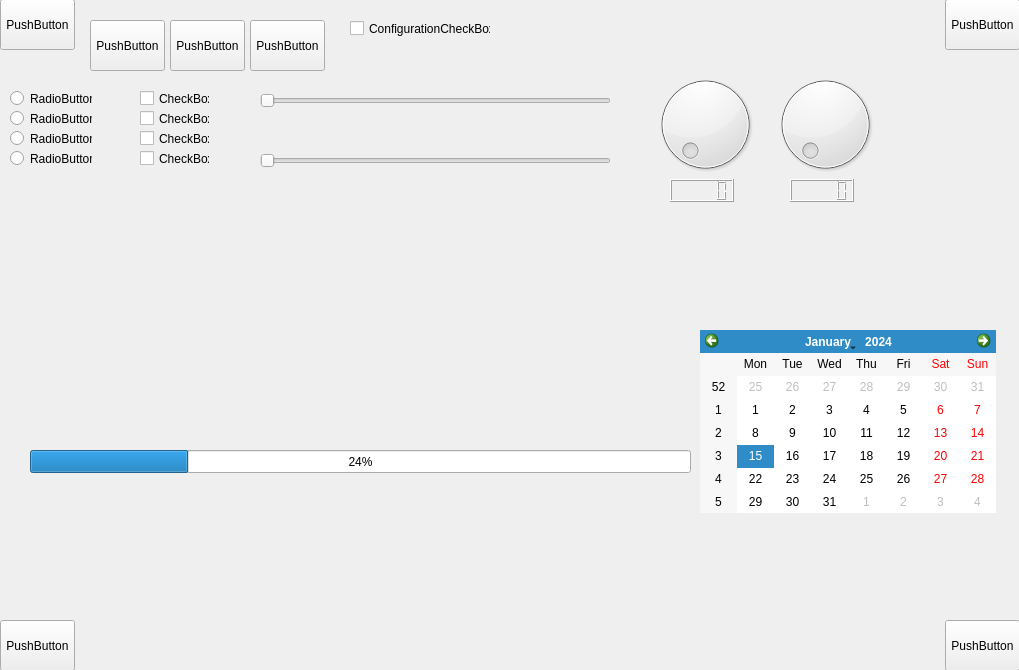
<?xml version="1.0" encoding="UTF-8"?>
<ui version="4.0">
 <class>Form</class>
 <widget class="QWidget" name="Form">
  <property name="geometry">
   <rect>
    <x>0</x>
    <y>0</y>
    <width>1019</width>
    <height>670</height>
   </rect>
  </property>
  <property name="windowTitle">
   <string>Form</string>
  </property>
  <property name="styleSheet">
   <string notr="true"/>
  </property>
  <widget class="QPushButton" name="pushButton">
   <property name="geometry">
    <rect>
     <x>0</x>
     <y>-1</y>
     <width>75</width>
     <height>51</height>
    </rect>
   </property>
   <property name="text">
    <string>PushButton</string>
   </property>
  </widget>
  <widget class="QPushButton" name="pushButton_2">
   <property name="geometry">
    <rect>
     <x>90</x>
     <y>20</y>
     <width>75</width>
     <height>51</height>
    </rect>
   </property>
   <property name="text">
    <string>PushButton</string>
   </property>
  </widget>
  <widget class="QPushButton" name="pushButton_3">
   <property name="geometry">
    <rect>
     <x>170</x>
     <y>20</y>
     <width>75</width>
     <height>51</height>
    </rect>
   </property>
   <property name="text">
    <string>PushButton</string>
   </property>
  </widget>
  <widget class="QPushButton" name="pushButton_4">
   <property name="geometry">
    <rect>
     <x>250</x>
     <y>20</y>
     <width>75</width>
     <height>51</height>
    </rect>
   </property>
   <property name="text">
    <string>PushButton</string>
   </property>
  </widget>
  <widget class="QRadioButton" name="radioButton1">
   <property name="geometry">
    <rect>
     <x>10</x>
     <y>90</y>
     <width>82</width>
     <height>17</height>
    </rect>
   </property>
   <property name="text">
    <string>RadioButton</string>
   </property>
  </widget>
  <widget class="QRadioButton" name="radioButton2">
   <property name="geometry">
    <rect>
     <x>10</x>
     <y>110</y>
     <width>82</width>
     <height>17</height>
    </rect>
   </property>
   <property name="text">
    <string>RadioButton</string>
   </property>
  </widget>
  <widget class="QRadioButton" name="radioButton3">
   <property name="geometry">
    <rect>
     <x>10</x>
     <y>130</y>
     <width>82</width>
     <height>17</height>
    </rect>
   </property>
   <property name="text">
    <string>RadioButton</string>
   </property>
  </widget>
  <widget class="QRadioButton" name="radioButton4">
   <property name="geometry">
    <rect>
     <x>10</x>
     <y>150</y>
     <width>82</width>
     <height>17</height>
    </rect>
   </property>
   <property name="text">
    <string>RadioButton</string>
   </property>
  </widget>
  <widget class="QCheckBox" name="checkBox">
   <property name="geometry">
    <rect>
     <x>140</x>
     <y>90</y>
     <width>70</width>
     <height>17</height>
    </rect>
   </property>
   <property name="text">
    <string>CheckBox</string>
   </property>
   <property name="checked">
    <bool>false</bool>
   </property>
  </widget>
  <widget class="QCheckBox" name="checkBox_2">
   <property name="geometry">
    <rect>
     <x>140</x>
     <y>110</y>
     <width>70</width>
     <height>17</height>
    </rect>
   </property>
   <property name="text">
    <string>CheckBox</string>
   </property>
  </widget>
  <widget class="QCheckBox" name="checkBox_3">
   <property name="geometry">
    <rect>
     <x>140</x>
     <y>130</y>
     <width>70</width>
     <height>17</height>
    </rect>
   </property>
   <property name="text">
    <string>CheckBox</string>
   </property>
  </widget>
  <widget class="QCheckBox" name="checkBox_4">
   <property name="geometry">
    <rect>
     <x>140</x>
     <y>150</y>
     <width>70</width>
     <height>17</height>
    </rect>
   </property>
   <property name="text">
    <string>CheckBox</string>
   </property>
  </widget>
  <widget class="QSlider" name="horizontalSlider">
   <property name="geometry">
    <rect>
     <x>260</x>
     <y>90</y>
     <width>351</width>
     <height>22</height>
    </rect>
   </property>
   <property name="orientation">
    <enum>Qt::Horizontal</enum>
   </property>
  </widget>
  <widget class="QSlider" name="horizontalSlider_2">
   <property name="geometry">
    <rect>
     <x>260</x>
     <y>150</y>
     <width>351</width>
     <height>22</height>
    </rect>
   </property>
   <property name="orientation">
    <enum>Qt::Horizontal</enum>
   </property>
  </widget>
  <widget class="QCalendarWidget" name="calendarWidget">
   <property name="geometry">
    <rect>
     <x>700</x>
     <y>330</y>
     <width>296</width>
     <height>183</height>
    </rect>
   </property>
  </widget>
  <widget class="QProgressBar" name="progressBar">
   <property name="geometry">
    <rect>
     <x>30</x>
     <y>450</y>
     <width>661</width>
     <height>23</height>
    </rect>
   </property>
   <property name="value">
    <number>24</number>
   </property>
  </widget>
  <widget class="QDial" name="dial">
   <property name="geometry">
    <rect>
     <x>770</x>
     <y>69</y>
     <width>111</width>
     <height>111</height>
    </rect>
   </property>
  </widget>
  <widget class="QLCDNumber" name="lcdNumber">
   <property name="geometry">
    <rect>
     <x>790</x>
     <y>179</y>
     <width>64</width>
     <height>23</height>
    </rect>
   </property>
  </widget>
  <widget class="QDial" name="dial_2">
   <property name="geometry">
    <rect>
     <x>650</x>
     <y>69</y>
     <width>111</width>
     <height>111</height>
    </rect>
   </property>
  </widget>
  <widget class="QLCDNumber" name="lcdNumber_2">
   <property name="geometry">
    <rect>
     <x>670</x>
     <y>179</y>
     <width>64</width>
     <height>23</height>
    </rect>
   </property>
  </widget>
  <widget class="QPushButton" name="pushButton_5">
   <property name="geometry">
    <rect>
     <x>0</x>
     <y>620</y>
     <width>75</width>
     <height>51</height>
    </rect>
   </property>
   <property name="text">
    <string>PushButton</string>
   </property>
  </widget>
  <widget class="QPushButton" name="pushButton_6">
   <property name="geometry">
    <rect>
     <x>945</x>
     <y>620</y>
     <width>75</width>
     <height>51</height>
    </rect>
   </property>
   <property name="text">
    <string>PushButton</string>
   </property>
  </widget>
  <widget class="QPushButton" name="pushButton_7">
   <property name="geometry">
    <rect>
     <x>945</x>
     <y>-1</y>
     <width>75</width>
     <height>51</height>
    </rect>
   </property>
   <property name="text">
    <string>PushButton</string>
   </property>
  </widget>
  <widget class="QCheckBox" name="configurationCheckBox">
   <property name="geometry">
    <rect>
     <x>350</x>
     <y>20</y>
     <width>141</width>
     <height>17</height>
    </rect>
   </property>
   <property name="text">
    <string>ConfigurationCheckBox</string>
   </property>
  </widget>
 </widget>
 <resources/>
 <connections/>
</ui>
